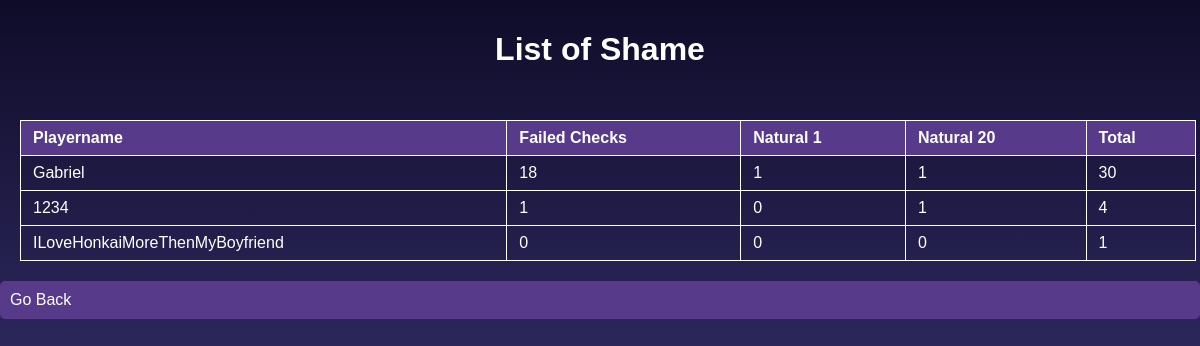
The app's page /shame (signed in) with its own data.
### tables this page shows
CREATE TABLE player(username, password, id);

### main.py (the view)
@app.route('/shame')
def shame():
    user = session.get('username')
    if user is None:
        return redirect(url_for('open_reg_log'))
    else:
        return render_template('shame.html', listOfShame=prepare_list_of_shame())

### backend/database.py (called while the page is built)
def transform_id_username(id):
    with con:
        cur_new = con.cursor()
        cmd = 'SELECT username FROM player WHERE id LIKE ?'
        res = cur_new.execute(cmd, (id,))
        result = res.fetchall()
    if result:
        return result[0]
    raise ValueError(f'ID {id} not found.')

def get_all_dice_roles():
    cmd = f'SELECT * FROM rolls'
    res = cur.execute(cmd)
    return res.fetchall()

### backend/utilFunctions.py (called while the page is built)
def prepare_list_of_shame():
    all_rows = get_all_dice_roles()
    filtered = []
    for row in all_rows:
        player, failed_checks, nat_one, nat_twenty, total = row
        player = transform_id_username(player)
        filtered.append({
            'player': player[0],
            'failed_checks': failed_checks,
            'nat_one': nat_one,
            'nat_twenty': nat_twenty,
            'total': total
        })
    return filtered

### templates/shame.html (shortened to what this page needs)
<!DOCTYPE html>
<html lang="en">
<head>
    <link rel="stylesheet" href="{{ url_for('static', filename='styles/theme.css') }}">
    <link rel="stylesheet" href="{{ url_for('static', filename='styles/shame.css') }}">
</head>
<body>
    <header>
        <h1>List of Shame</h1>
    </header>
    <main>
        <table>
            <thead>
                <tr>
                    <th>Playername</th>
                    <th>Failed Checks</th>
                    <th>Natural 1</th>
                    <th>Natural 20</th>
                    <th>Total</th>
                </tr>
            </thead>
            <tbody>
                {% for row in listOfShame %}
                <tr>
                    <td>{{ row.player }}</td>
                    <td>{{ row.failed_checks }}</td>
                    <td>{{ row.nat_one }}</td>
                    <td>{{ row.nat_twenty }}</td>
                    <td>{{ row.total }}</td>
                </tr>
                {% else %}
                <tr>
                    <td colspan="4">No activities found!</td>
                </tr>
                {% endfor %}
            </tbody>
        </table>
        <div>
            <a href="{{ url_for('home') }}">Go Back</a>
        </div>
    </main>
</body>
</html>

### static/styles/theme.css (style rules this page uses)
:root { --bg: linear-gradient(to bottom, #0f0c29, #302b63, #24243e); --text-color: #ffffff; --alt-text-color: #eeeeee; --panel-bg: #24243e; --link-bg: #573b8a; --link-bg-hover: #6d44b8; --link-text: #ffffff; --shadow: #000; --headline: #ddd; --sheet-bg: #4f535c; --talent-bg: #3a3f47; --arrow-color: #23272a; }

### static/styles/shame.css (style rules this page uses)
body { font-family: 'Jost', sans-serif; margin: 0; padding: 0; min-height: 100vh; background: var(--bg); color: var(--text-color); }
header { color: var(--text-color); padding: 10px 0; text-align: center; }
table { width: 98%; margin: 20px; border-collapse: collapse; }
table, th, td { border: 1px solid var(--text-color); }
th, td { padding: 8px 12px; text-align: left; }
th { background-color: var(--link-bg); color: var(--text-color); }
a { display: block; text-decoration: none; background: var(--link-bg); color: var(--text-color); padding: 10px; border-radius: 5px; margin: 10px 0; transition: background 0.3s; }

### records on screen
player: player "Gabriel", failed_checks "18", nat_one "1", nat_twenty "1", total "30"
player: player "1234", failed_checks "1", nat_one "0", nat_twenty "1", total "4"
player: player "ILoveHonkaiMoreThenMyBoyfriend", failed_checks "0", nat_one "0", nat_twenty "0", total "1"
